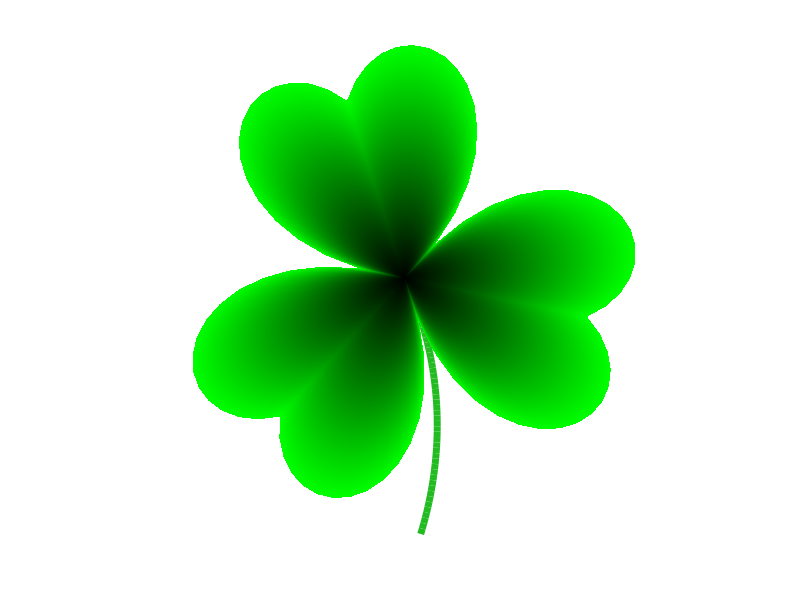

Reproduce this figure in MATLAB.
% Shamrock
nleaf = 3; % Number of leaves
T=linspace(0,2,nleaf*30+1); % Theta vector
nvr=50; % # Vertices along the radius
R=linspace(0,1,nvr); % Radius vector
% Draw a stem
ST=linspace(-.36,-.48,nvr);
plot(cospi(ST).*R*1.1,sinpi(ST).*R*1.1,'Color','#2b2','LineWidth',5);
% Leaf shaped wave applied across the radius.
S=R'.*rescale(1-(abs((1-mod(T*nleaf,2)))-1/3).^2,.2,1);
% Draw shamrock
surface(S.*cospi(T-.4),S.*sinpi(T-.4),S*0,repmat(R',1,numel(T)),...
        'FaceColor','interp','EdgeColor','none');
m=zeros(nvr,3); m(:,2)=R;
colormap(gca,m);
% Decorate the Axes
axis equal off
